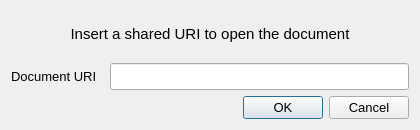
<?xml version="1.0" encoding="UTF-8"?>
<ui version="4.0">
 <class>OpenUriWindow</class>
 <widget class="QDialog" name="OpenUriWindow">
  <property name="geometry">
   <rect>
    <x>0</x>
    <y>0</y>
    <width>420</width>
    <height>130</height>
   </rect>
  </property>
  <property name="minimumSize">
   <size>
    <width>420</width>
    <height>130</height>
   </size>
  </property>
  <property name="maximumSize">
   <size>
    <width>420</width>
    <height>130</height>
   </size>
  </property>
  <property name="windowTitle">
   <string>Open from URI</string>
  </property>
  <layout class="QVBoxLayout" name="verticalLayout">
   <item>
    <widget class="QLabel" name="label_2">
     <property name="minimumSize">
      <size>
       <width>0</width>
       <height>0</height>
      </size>
     </property>
     <property name="maximumSize">
      <size>
       <width>16777215</width>
       <height>1677215</height>
      </size>
     </property>
     <property name="font">
      <font>
       <pointsize>11</pointsize>
      </font>
     </property>
     <property name="text">
      <string>Insert a shared URI to open the document</string>
     </property>
     <property name="alignment">
      <set>Qt::AlignCenter</set>
     </property>
     <property name="wordWrap">
      <bool>true</bool>
     </property>
    </widget>
   </item>
   <item>
    <layout class="QHBoxLayout" name="horizontalLayout">
     <property name="spacing">
      <number>13</number>
     </property>
     <item>
      <widget class="QLabel" name="label">
       <property name="font">
        <font>
         <pointsize>10</pointsize>
        </font>
       </property>
       <property name="text">
        <string>Document URI</string>
       </property>
      </widget>
     </item>
     <item>
      <widget class="QLineEdit" name="lineEdit_uri">
       <property name="minimumSize">
        <size>
         <width>0</width>
         <height>27</height>
        </size>
       </property>
       <property name="font">
        <font>
         <pointsize>10</pointsize>
        </font>
       </property>
       <property name="maxLength">
        <number>164</number>
       </property>
      </widget>
     </item>
    </layout>
   </item>
   <item>
    <layout class="QHBoxLayout" name="horizontalLayout_2">
     <item>
      <spacer name="horizontalSpacer">
       <property name="orientation">
        <enum>Qt::Horizontal</enum>
       </property>
       <property name="sizeHint" stdset="0">
        <size>
         <width>40</width>
         <height>20</height>
        </size>
       </property>
      </spacer>
     </item>
     <item>
      <widget class="QLabel" name="label_incorrectUri">
       <property name="palette">
        <palette>
         <active>
          <colorrole role="WindowText">
           <brush brushstyle="SolidPattern">
            <color alpha="255">
             <red>255</red>
             <green>0</green>
             <blue>0</blue>
            </color>
           </brush>
          </colorrole>
         </active>
         <inactive>
          <colorrole role="WindowText">
           <brush brushstyle="SolidPattern">
            <color alpha="255">
             <red>255</red>
             <green>0</green>
             <blue>0</blue>
            </color>
           </brush>
          </colorrole>
         </inactive>
         <disabled>
          <colorrole role="WindowText">
           <brush brushstyle="SolidPattern">
            <color alpha="255">
             <red>120</red>
             <green>120</green>
             <blue>120</blue>
            </color>
           </brush>
          </colorrole>
         </disabled>
        </palette>
       </property>
       <property name="font">
        <font>
         <pointsize>10</pointsize>
        </font>
       </property>
       <property name="text">
        <string/>
       </property>
      </widget>
     </item>
     <item>
      <spacer name="horizontalSpacer_2">
       <property name="orientation">
        <enum>Qt::Horizontal</enum>
       </property>
       <property name="sizeHint" stdset="0">
        <size>
         <width>40</width>
         <height>20</height>
        </size>
       </property>
      </spacer>
     </item>
     <item>
      <widget class="QDialogButtonBox" name="buttonBox">
       <property name="font">
        <font>
         <pointsize>10</pointsize>
        </font>
       </property>
       <property name="standardButtons">
        <set>QDialogButtonBox::Cancel|QDialogButtonBox::Ok</set>
       </property>
      </widget>
     </item>
    </layout>
   </item>
  </layout>
 </widget>
 <resources/>
 <connections/>
</ui>
